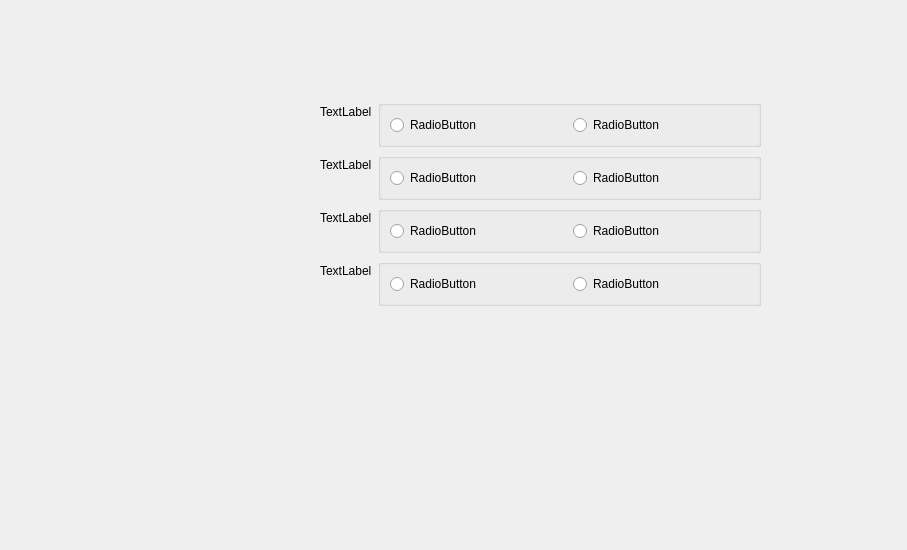
<?xml version="1.0" encoding="UTF-8"?>
<ui version="4.0">
 <class>AdoptList</class>
 <widget class="QDialog" name="AdoptList">
  <property name="geometry">
   <rect>
    <x>0</x>
    <y>0</y>
    <width>907</width>
    <height>550</height>
   </rect>
  </property>
  <property name="windowTitle">
   <string>Dialog</string>
  </property>
  <widget class="QWidget" name="formLayoutWidget">
   <property name="geometry">
    <rect>
     <x>320</x>
     <y>100</y>
     <width>441</width>
     <height>291</height>
    </rect>
   </property>
   <layout class="QFormLayout" name="formLayout">
    <item row="0" column="0">
     <widget class="QLabel" name="label_2">
      <property name="text">
       <string>TextLabel</string>
      </property>
     </widget>
    </item>
    <item row="1" column="0">
     <widget class="QLabel" name="label_3">
      <property name="text">
       <string>TextLabel</string>
      </property>
     </widget>
    </item>
    <item row="1" column="1">
     <widget class="QGroupBox" name="groupBox_2">
      <property name="title">
       <string/>
      </property>
      <layout class="QHBoxLayout" name="horizontalLayout_2">
       <item>
        <widget class="QRadioButton" name="radioButton_2">
         <property name="text">
          <string>RadioButton</string>
         </property>
        </widget>
       </item>
       <item>
        <widget class="QRadioButton" name="radioButton_5">
         <property name="text">
          <string>RadioButton</string>
         </property>
        </widget>
       </item>
      </layout>
     </widget>
    </item>
    <item row="2" column="0">
     <widget class="QLabel" name="label">
      <property name="text">
       <string>TextLabel</string>
      </property>
     </widget>
    </item>
    <item row="2" column="1">
     <widget class="QGroupBox" name="groupBox_3">
      <property name="title">
       <string/>
      </property>
      <layout class="QHBoxLayout" name="horizontalLayout_3">
       <item>
        <widget class="QRadioButton" name="radioButton_6">
         <property name="text">
          <string>RadioButton</string>
         </property>
        </widget>
       </item>
       <item>
        <widget class="QRadioButton" name="radioButton_3">
         <property name="text">
          <string>RadioButton</string>
         </property>
        </widget>
       </item>
      </layout>
     </widget>
    </item>
    <item row="3" column="0">
     <widget class="QLabel" name="label_4">
      <property name="text">
       <string>TextLabel</string>
      </property>
     </widget>
    </item>
    <item row="3" column="1">
     <widget class="QGroupBox" name="groupBox_4">
      <property name="title">
       <string/>
      </property>
      <layout class="QHBoxLayout" name="horizontalLayout_4">
       <item>
        <widget class="QRadioButton" name="radioButton_7">
         <property name="text">
          <string>RadioButton</string>
         </property>
        </widget>
       </item>
       <item>
        <widget class="QRadioButton" name="radioButton_8">
         <property name="text">
          <string>RadioButton</string>
         </property>
        </widget>
       </item>
      </layout>
     </widget>
    </item>
    <item row="0" column="1">
     <widget class="QGroupBox" name="groupBox">
      <property name="title">
       <string/>
      </property>
      <layout class="QHBoxLayout" name="horizontalLayout">
       <item>
        <widget class="QRadioButton" name="radioButton">
         <property name="text">
          <string>RadioButton</string>
         </property>
        </widget>
       </item>
       <item>
        <widget class="QRadioButton" name="radioButton_4">
         <property name="text">
          <string>RadioButton</string>
         </property>
        </widget>
       </item>
      </layout>
     </widget>
    </item>
   </layout>
  </widget>
 </widget>
 <resources/>
 <connections/>
</ui>
